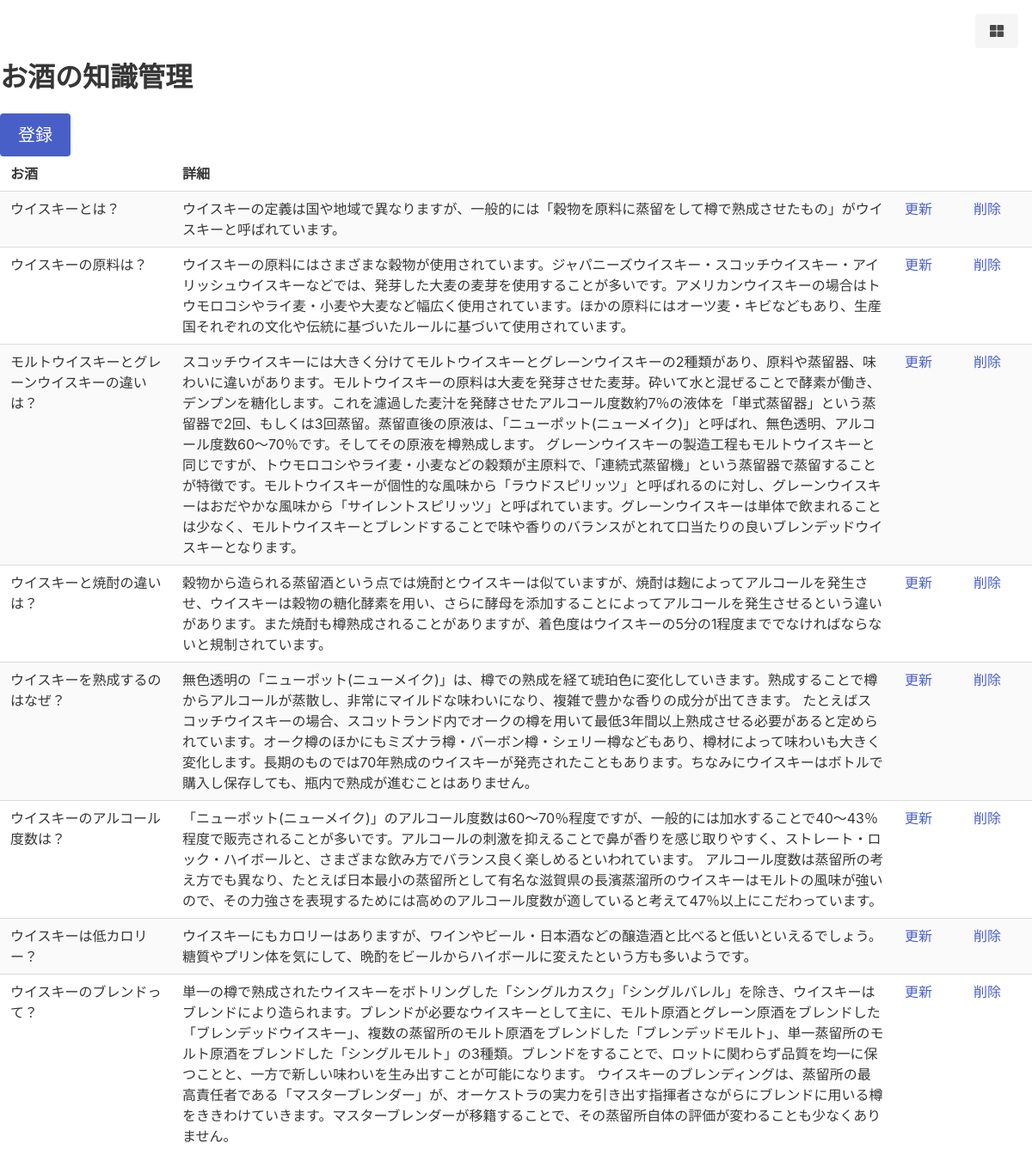
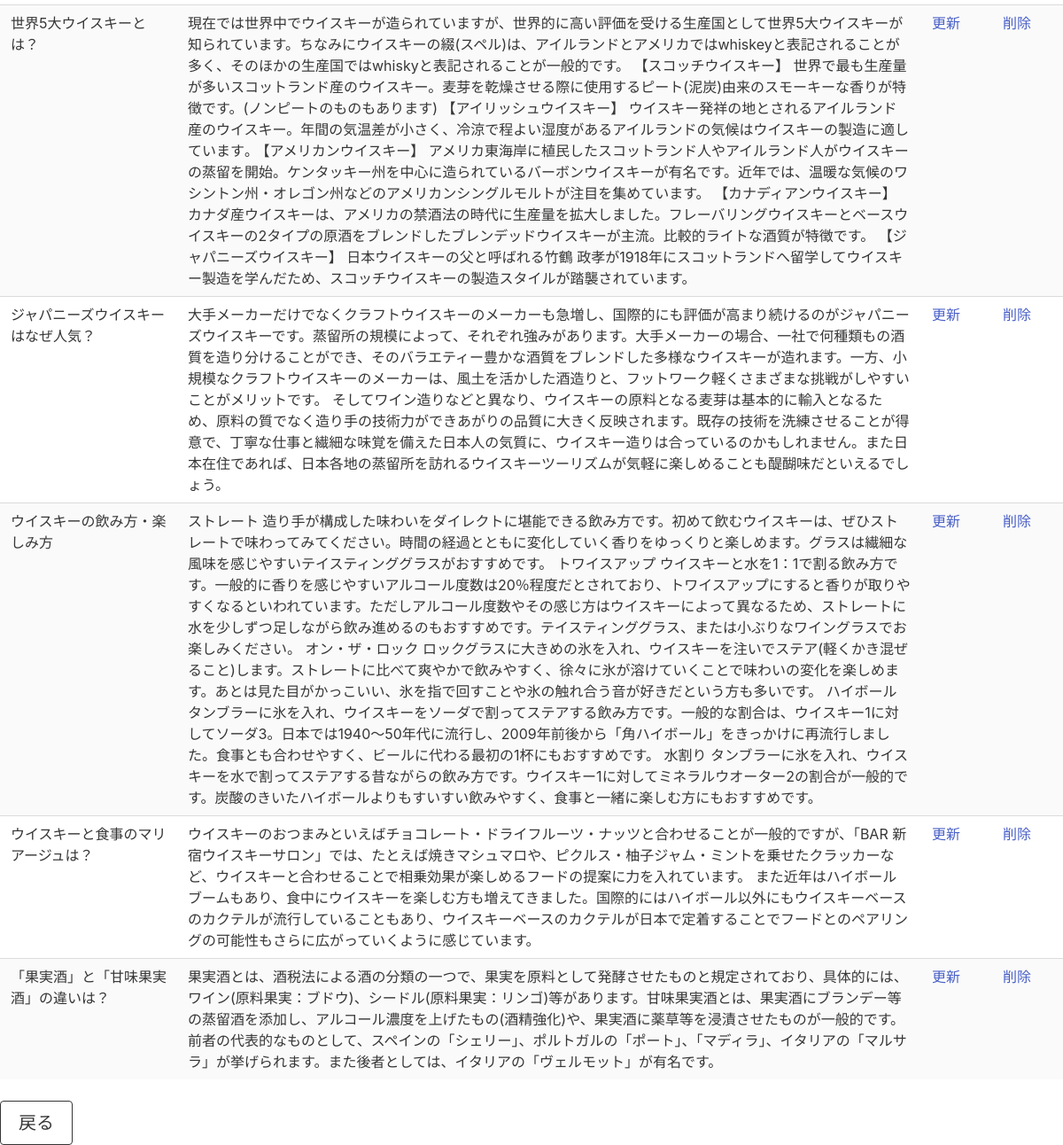
The page /kannrisya/alcohol-list.php on the database its author committed (2 pictures, top to bottom).
### tables this page shows
CREATE TABLE Knowledge(
    knowledge_id INT auto_increment,
    knowledge_name VARCHAR(50) NOT NULL,
    knowledge_text VARCHAR(1023) NOT NULL,
    PRIMARY KEY(knowledge_id)
);

### kannrisya/alcohol-list.php (the view)
<?php require '../db-connect.php'; ?>
<?php require 'header.php'; ?>
    <?php
    $pdo=new PDO($connect, USER, PASS);
    ?>
    <h1 class="title">お酒の知識管理</h1><button class="button is-link is-medium" onclick="location.href='alcohol-i-form.php'">登録</button>
    <div class="table-container">
        <table class="table is-striped">
            <tr><th>お酒</th><th>詳細</th><th></th><th></th></tr>
            <?php
            foreach($pdo->query('select * from Knowledge') as $row){
                echo '<tr><td style="width: 200px">', $row['knowledge_name'],'</td>';
                echo '<td>', $row['knowledge_text'],'</td>';
                echo '<td style="width: 80px">', '<a href = "alcohol-u-form.php?knowledge_id=', $row['knowledge_id'] ,'">','更新','</td>';
                echo '<td style="width:80px">', '<a href = "alcohol-delete.php?knowledge_id=', $row['knowledge_id'] ,'">','削除','</td></tr>';
            }
            ?>
        </table>
    </div>
    <button class="button is-dark is-outlined is-medium" onclick="location.href='start.html'">戻る</button>
<?php require 'footer.php'; ?>

### css/common.css (style rules this page uses)
label,p,a { word-wrap: break-word; overflow-wrap: break-word; }

### kannrisya/header.php (style rules this page uses)
table th { width: auto; }

### rows shown on the page
knowledge: knowledge_name "ウイスキーとは？", knowledge_text "ウイスキーの定義は国や地域で異なりますが、一般的には「穀物を原料に蒸留をして樽で熟成させたもの」がウイスキーと呼ばれています。"
knowledge: knowledge_name "ウイスキーの原料は？", knowledge_text "ウイスキーの原料にはさまざまな穀物が使用されています。ジャパニーズウイスキー・スコッチウイスキー・アイリッシュウイスキーなどでは、発芽した大麦の麦芽を使用することが多いです。アメリカンウイスキーの場合はトウモロコシやライ麦・小麦や大麦など幅広く使用されています。ほかの原料にはオーツ麦・キビなどもあり、生産国それぞれの文化や伝統に基づいたルールに基づいて使用されています。"
knowledge: knowledge_name "モルトウイスキーとグレーンウイスキーの違いは？", knowledge_text "スコッチウイスキーには大きく分けてモルトウイスキーとグレーンウイスキーの2種類があり、原料や蒸留器、味わいに違いがあります。モルトウイスキーの原料は大麦を発芽させた麦芽。砕いて水と混ぜることで酵素が働き、デンプンを糖化します。これを濾過した麦汁を発酵させたアルコール度数約7％の液体を「単式蒸留器」という蒸留器で2回、もしくは3回蒸留。蒸留直後の原液は、「ニューポット(ニューメイク)」と呼ばれ、無色透明、アルコール度数60～70％です。そしてその原液を樽熟成します。 グレーンウイスキーの製造工程もモルトウイスキーと同じですが、トウモロコシやライ麦・小麦などの穀類が主原料で、「連続式蒸留機」という蒸留器で蒸留することが特徴です。モルトウイスキーが個性的な風味から「ラウドスピリッツ」と呼ばれるのに対し、グレーンウイスキーはおだやかな風味から「サイレントスピリッツ」と呼ばれています。グレーンウイスキーは単体で飲まれることは少なく、モルトウイスキーとブレンドすることで味や香りのバランスがとれて口当たりの良いブレンデッドウイスキーとなります。"
knowledge: knowledge_name "ウイスキーと焼酎の違いは？", knowledge_text "穀物から造られる蒸留酒という点では焼酎とウイスキーは似ていますが、焼酎は麹によってアルコールを発生させ、ウイスキーは穀物の糖化酵素を用い、さらに酵母を添加することによってアルコールを発生させるという違いがあります。また焼酎も樽熟成されることがありますが、着色度はウイスキーの5分の1程度まででなければならないと規制されています。"
knowledge: knowledge_name "ウイスキーを熟成するのはなぜ？", knowledge_text "無色透明の「ニューポット(ニューメイク)」は、樽での熟成を経て琥珀色に変化していきます。熟成することで樽からアルコールが蒸散し、非常にマイルドな味わいになり、複雑で豊かな香りの成分が出てきます。 たとえばスコッチウイスキーの場合、スコットランド内でオークの樽を用いて最低3年間以上熟成させる必要があると定められています。オーク樽のほかにもミズナラ樽・バーボン樽・シェリー樽などもあり、樽材によって味わいも大きく変化します。長期のものでは70年熟成のウイスキーが発売されたこともあります。ちなみにウイスキーはボトルで購入し保存しても、瓶内で熟成が進むことはありません。"
knowledge: knowledge_name "ウイスキーのアルコール度数は？", knowledge_text "「ニューポット(ニューメイク)」のアルコール度数は60～70％程度ですが、一般的には加水することで40～43％程度で販売されることが多いです。アルコールの刺激を抑えることで鼻が香りを感じ取りやすく、ストレート・ロック・ハイボールと、さまざまな飲み方でバランス良く楽しめるといわれています。 アルコール度数は蒸留所の考え方でも異なり、たとえば日本最小の蒸留所として有名な滋賀県の長濱蒸溜所のウイスキーはモルトの風味が強いので、その力強さを表現するためには高めのアルコール度数が適していると考えて47％以上にこだわっています。"
knowledge: knowledge_name "ウイスキーは低カロリー？", knowledge_text "ウイスキーにもカロリーはありますが、ワインやビール・日本酒などの醸造酒と比べると低いといえるでしょう。糖質やプリン体を気にして、晩酌をビールからハイボールに変えたという方も多いようです。"
knowledge: knowledge_name "ウイスキーのブレンドって？", knowledge_text "単一の樽で熟成されたウイスキーをボトリングした「シングルカスク」「シングルバレル」を除き、ウイスキーはブレンドにより造られます。ブレンドが必要なウイスキーとして主に、モルト原酒とグレーン原酒をブレンドした「ブレンデッドウイスキー」、複数の蒸留所のモルト原酒をブレンドした「ブレンデッドモルト」、単一蒸留所のモルト原酒をブレンドした「シングルモルト」の3種類。ブレンドをすることで、ロットに関わらず品質を均一に保つことと、一方で新しい味わいを生み出すことが可能になります。 ウイスキーのブレンディングは、蒸留所の最高責任者である「マスターブレンダー」が、オーケストラの実力を引き出す指揮者さながらにブレンドに用いる樽をききわけていきます。マスターブレンダーが移籍することで、その蒸留所自体の評価が変わることも少なくありません。"
knowledge: knowledge_name "世界5大ウイスキーとは？", knowledge_text "現在では世界中でウイスキーが造られていますが、世界的に高い評価を受ける生産国として世界5大ウイスキーが知られています。ちなみにウイスキーの綴(スペル)は、アイルランドとアメリカではwhiskeyと表記されることが多く、そのほかの生産国ではwhiskyと表記されることが一般的です。 【スコッチウイスキー】 世界で最も生産量が多いスコットランド産のウイスキー。麦芽を乾燥させる際に使用するピート(泥炭)由来のスモーキーな香りが特徴です。(ノンピートのものもあります) 【アイリッシュウイスキー】 ウイスキー発祥の地とされるアイルランド産のウイスキー。年間の気温差が小さく、冷涼で程よい湿度があるアイルランドの気候はウイスキーの製造に適しています｡ 【アメリカンウイスキー】 アメリカ東海岸に植民したスコットランド人やアイルランド人がウイスキーの蒸留を開始。ケンタッキー州を中心に造られているバーボンウイスキーが有名です。近年では、温暖な気候のワシントン州・オレゴン州などのアメリカンシングルモルトが注目を集めています。 【カナディアンウイスキー】 カナダ産ウイスキーは、アメリカの禁酒法の時代に生産量を拡大しました。フレーバリングウイスキーとベースウイスキーの2タイプの原酒をブレンドしたブレンデッドウイスキーが主流。比較的ライトな酒質が特徴です。 【ジャパニーズウイスキー】 日本ウイスキーの父と呼ばれる竹鶴 政孝が1918年にスコットランドへ留学してウイスキー製造を学んだため、スコッチウイスキーの製造スタイルが踏襲されています。"
knowledge: knowledge_name "ジャパニーズウイスキーはなぜ人気？", knowledge_text "大手メーカーだけでなくクラフトウイスキーのメーカーも急増し、国際的にも評価が高まり続けるのがジャパニーズウイスキーです。蒸留所の規模によって、それぞれ強みがあります。大手メーカーの場合、一社で何種類もの酒質を造り分けることができ、そのバラエティー豊かな酒質をブレンドした多様なウイスキーが造れます。一方、小規模なクラフトウイスキーのメーカーは、風土を活かした酒造りと、フットワーク軽くさまざまな挑戦がしやすいことがメリットです。 そしてワイン造りなどと異なり、ウイスキーの原料となる麦芽は基本的に輸入となるため、原料の質でなく造り手の技術力ができあがりの品質に大きく反映されます。既存の技術を洗練させることが得意で、丁寧な仕事と繊細な味覚を備えた日本人の気質に、ウイスキー造りは合っているのかもしれません。また日本在住であれば、日本各地の蒸留所を訪れるウイスキーツーリズムが気軽に楽しめることも醍醐味だといえるでしょう。"
knowledge: knowledge_name "ウイスキーの飲み方・楽しみ方", knowledge_text "ストレート 造り手が構成した味わいをダイレクトに堪能できる飲み方です。初めて飲むウイスキーは、ぜひストレートで味わってみてください。時間の経過とともに変化していく香りをゆっくりと楽しめます。グラスは繊細な風味を感じやすいテイスティンググラスがおすすめです。 トワイスアップ ウイスキーと水を1：1で割る飲み方です。一般的に香りを感じやすいアルコール度数は20％程度だとされており、トワイスアップにすると香りが取りやすくなるといわれています。ただしアルコール度数やその感じ方はウイスキーによって異なるため、ストレートに水を少しずつ足しながら飲み進めるのもおすすめです。テイスティンググラス、または小ぶりなワイングラスでお楽しみください。 オン・ザ・ロック ロックグラスに大きめの氷を入れ、ウイスキーを注いでステア(軽くかき混ぜること)します。ストレートに比べて爽やかで飲みやすく、徐々に氷が溶けていくことで味わいの変化を楽しめます。あとは見た目がかっこいい、氷を指で回すことや氷の触れ合う音が好きだという方も多いです。 ハイボール タンブラーに氷を入れ、ウイスキーをソーダで割ってステアする飲み方です。一般的な割合は、ウイスキー1に対してソーダ3。日本では1940～50年代に流行し、2009年前後から「角ハイボール」をきっかけに再流行しました。食事とも合わせやすく、ビールに代わる最初の1杯にもおすすめです。 水割り…"
knowledge: knowledge_name "ウイスキーと食事のマリアージュは？", knowledge_text "ウイスキーのおつまみといえばチョコレート・ドライフルーツ・ナッツと合わせることが一般的ですが、「BAR 新宿ウイスキーサロン」では、たとえば焼きマシュマロや、ピクルス・柚子ジャム・ミントを乗せたクラッカーなど、ウイスキーと合わせることで相乗効果が楽しめるフードの提案に力を入れています。 また近年はハイボールブームもあり、食中にウイスキーを楽しむ方も増えてきました。国際的にはハイボール以外にもウイスキーベースのカクテルが流行していることもあり、ウイスキーベースのカクテルが日本で定着することでフードとのペアリングの可能性もさらに広がっていくように感じています。"
knowledge: knowledge_name "「果実酒」と「甘味果実酒」の違いは？", knowledge_text "果実酒とは、酒税法による酒の分類の一つで、果実を原料として発酵させたものと規定されており、具体的には、ワイン(原料果実：ブドウ)、シードル(原料果実：リンゴ)等があります。甘味果実酒とは、果実酒にブランデー等の蒸留酒を添加し、アルコール濃度を上げたもの(酒精強化)や、果実酒に薬草等を浸漬させたものが一般的です。前者の代表的なものとして、スペインの「シェリー」、ポルトガルの「ポート」、「マディラ」、イタリアの「マルサラ」が挙げられます。また後者としては、イタリアの「ヴェルモット」が有名です。"
